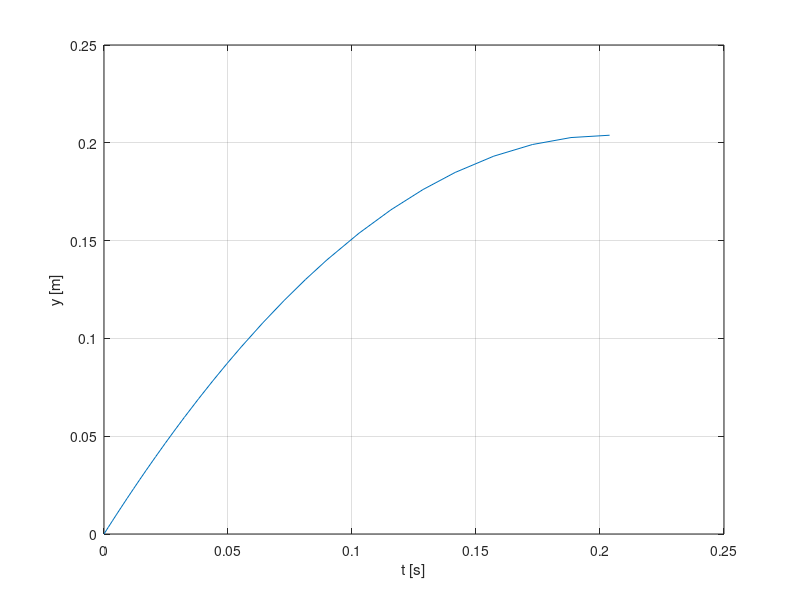

Recreate this plot in MATLAB.
function v0 = apex_shooting_v3
% Same apex problem as apex_bvp_v3; one unknown launch speed.
g=9.81; h=1;
opts=odeset('Events',@apex,'RelTol',1e-9,'AbsTol',1e-11);
v0=fzero(@residual,[1,8]);
[t,y]=ode45(@(~,y) [y(2);-g],[0,2],[0;v0],opts);
fprintf('v0=%.6f m/s, T=%.6f s\n',v0,t(end));
plot(t,y(:,1)); xlabel('t [s]'); ylabel('y [m]'); grid on
    function r=residual(v)
        [~,~,~,ye]=ode45(@(~,y) [y(2);-g],[0,2],[0;v],opts);
        r=ye(end,1)-h;
    end
    function [value,stop,direction]=apex(~,y)
        value=y(2); stop=1; direction=-1;
    end
end
